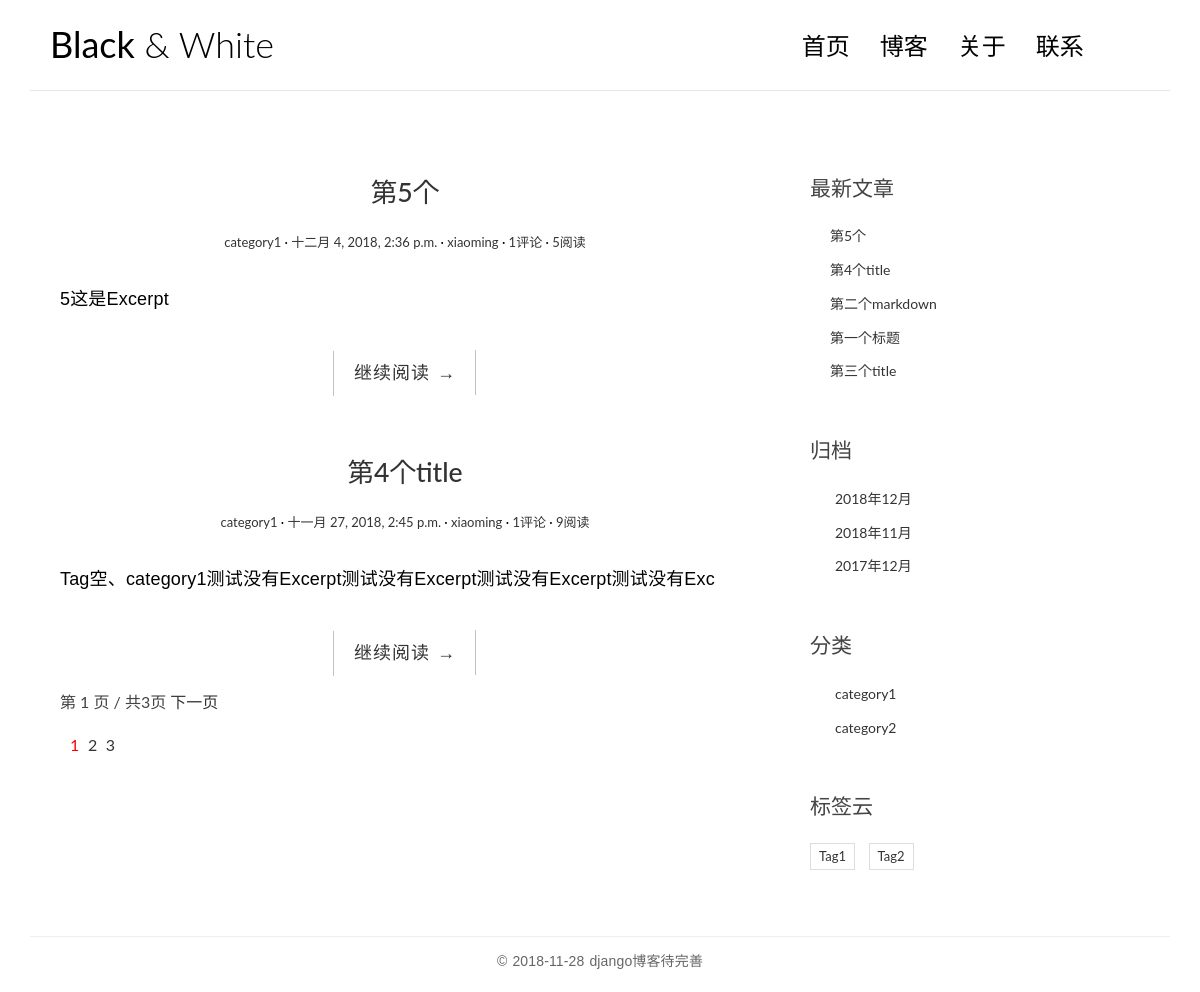
The page / on the database its author committed.
### blog/models.py (models this page shows, shortened)
class Post(models.Model):
    title = models.CharField(max_length=100,verbose_name='标题')
    body = models.TextField()
    created_time = models.DateTimeField()
    modified_time = models.DateTimeField()
    excerpt = models.CharField(max_length=200,blank=True)
    category = models.ForeignKey(Category,on_delete=models.CASCADE)
    tag = models.ForeignKey(Tag,blank=True,on_delete=models.CASCADE,null=True)
    author = models.ForeignKey(User,on_delete=models.CASCADE)
    views = models.PositiveIntegerField(default=0)
    def get_absolute_url(self):
        return reverse('blog:detail', kwargs={'pk': self.pk})
    class Meta:
        ordering=['-created_time']

class Category(models.Model):
    name = models.CharField(max_length=100)

class Tag(models.Model):
    name = models.CharField(max_length=100)

### blog/views.py (the view)
# urls.py: url(r'^$',views.index,name='index'),
def index(request):
    post_list = getpage(request,Post.objects.all())
    return render(request,'blog/index.html',context={"post_list":post_list})

### blog/templatetags/blog_tags.py (called while the page is built)
@register.simple_tag
def get_recent_posts(num=5):
    return Post.objects.all().order_by('-created_time')[:num]

@register.simple_tag
def archives():
    return Post.objects.all().dates('created_time','month',order='DESC')

@register.simple_tag
def get_categories():
    return Category.objects.all()

@register.simple_tag
def get_tags():
    return Tag.objects.all()

### blog/views.py (called while the page is built)
def getpage(request,post_list):
    paginator = Paginator(post_list,2)
    page = request.GET.get('page')
    try:
        post_list  = paginator.page(page)
    except PageNotAnInteger:
        post_list  = paginator.page(1)
    except EmptyPage:
        post_list  = paginator.page(paginator.num_pages)
    return post_list

### templates/blog/index.html (shortened to what this page needs)
{% extends 'base.html' %}
{% block main %}
    {% for post in post_list %}
        <article class="post post-{{ post.pk }}">
            <header class="entry-header">
                <h1 class="entry-title">
                    <a href="{{ post.get_absolute_url }}">{{ post.title }}</a>
                </h1>
                <div class="entry-meta">
                    <span class="post-category"><a href="#">{{ post.category.name }}</a></span>
                    <span class="post-date"><a href="#"><time class="entry-date"
                                                              datetime="{{ post.modified_time }}">{{ post.modified_time }}</time></a></span>
                    <span class="post-author"><a href="#">{{ post.author }}</a></span>
                    <span class="comments-link"><a href="#">{{ post.comment_set.count }}评论</a></span>
                    <span class="views-count"><a href="#">{{ post.views }}阅读</a></span>
                </div>
            </header>
            <div class="entry-content clearfix">
                <p>{{ post.excerpt }}</p>
                <div class="read-more cl-effect-14">
                    <a href="{{ post.get_absolute_url }}" class="more-link">继续阅读 <span class="meta-nav">→</span></a>
                </div>
            </div>
        </article>
    {% empty %}
        <div class="no-post">暂时还没有发布的文章！</div>
    {% endfor %}
    <div class="pagination-simple">
        <span class="current">第 {{ post_list.number }} 页 / 共{{ post_list.paginator.num_pages }}页</span>
        {% if post_list.has_next %}
        <a href="?page={{ post_list.next_page_number }}" aria-label="Next" aria-hidden="true">下一页</a>
        {% endif %}
    </div>
    <div class="pagination">
        <ul>
            {% for i in post_list.paginator.page_range %}
                {% if post_list.number == i %}
                <li class="active" ><a href="?page={{ i }}" style="color:red">{{ i }}</a></li>
                {% else %}
                <li><a href="?page={{ i }}">{{ i }}</a></li>
                {% endif %}
            {% endfor %}
        </ul>
    </div>
{% endblock main %}

### templates/base.html (shortened to what this page needs)
{% load staticfiles %}
{% load blog_tags %}
<!DOCTYPE html>
<html>
<head>
    <link rel="stylesheet" href="http://code.ionicframework.com/ionicons/2.0.1/css/ionicons.min.css">
    <link rel="stylesheet" href="{% static 'blog/css/bootstrap.min.css'%}">
    <link rel="stylesheet" href="{% static 'blog/css/pace.css' %}">
    <link rel="stylesheet" href="{% static 'blog/css/custom.css'%}">
</head>
<body>
<div class="container">
    <header id="site-header">
        <div class="row">
            <div class="col-md-4 col-sm-5 col-xs-8">
                <div class="logo">
                    <h1><a href="{% url 'blog:index' %}"><b>Black</b> &amp; White</a></h1>
                </div>
            </div>
            <div class="col-md-8 col-sm-7 col-xs-4">
                <nav class="main-nav" role="navigation">
                    <div class="collapse navbar-collapse" id="bs-example-navbar-collapse-1">
                        <ul class="nav navbar-nav navbar-right">
                            <li class="cl-effect-11"><a href="{% url 'blog:index' %}" data-hover="首页">首页</a></li>
                            <li class="cl-effect-11"><a href="full-width.html" data-hover="博客">博客</a></li>
                            <li class="cl-effect-11"><a href="about.html" data-hover="关于">关于</a></li>
                            <li class="cl-effect-11"><a href="contact.html" data-hover="联系">联系</a></li>
                        </ul>
                    </div>
                </nav>
            </div>
        </div>
    </header>
</div>
<div class="content-body">
    <div class="container">
        <div class="row">
            <main class="col-md-8">
                {% block main %}
                {% endblock main %}
            </main>
            <aside class="col-md-4">
                <div class="widget widget-recent-posts">
                    <h3 class="widget-title">最新文章</h3>
                    {% get_recent_posts as recent_post_list %}
                    <ul>
                        {% for post in recent_post_list %}
                        <li>
                            <a href="{{ post.get_absolute_url }}">{{ post.title }}</a>
                        </li>
                        {% empty %}
                            暂无文章
                        {% endfor %}
                    </ul>
                </div>
                <div class="widget widget-archives">
                    <h3 class="widget-title">归档</h3>
                    {% archives as date_list %}
                    <ul>
                        {% for date in date_list %}
                        <li>
                            <a href="{% url 'blog:archives' date.year date.month %}">{{ date.year }}年{{ date.month }}月</a>
                        </li>
                        {% empty %}
                            暂无归档
                        {% endfor %}
                    </ul>
                </div>
                <div class="widget widget-category">
                    <h3 class="widget-title">分类</h3>
                    {% get_categories as category_list %}
                    <ul>
                        {% for category in category_list %}
                        <li>
                            <a href="{% url 'blog:category' category.pk %}">
                                {{ category.name }}
                            </a>
                        </li>
                        {% empty %}
                        暂无分类！
                        {% endfor %}
                    </ul>
                </div>
                <div class="widget widget-tag-cloud">
                    <h3 class="widget-title">标签云</h3>
                    {% get_tags as tag_list %}
                    <ul>
                        {% for tag in tag_list %}
                        <li>
                            <a href="{% url 'blog:tag' tag.pk %}">{{ tag.name }}</a>
                        </li>
                        {% empty %}
                        暂无标签
                        {% endfor %}
                    </ul>
                </div>
            </aside>
        </div>
    </div>
</div>
<footer id="site-footer">
    <div class="container">
        <div class="row">
            <div class="col-md-12">
                <p class="copyright">&copy 2018-11-28 django博客待完善 </p>
            </div>
        </div>
    </div>
</footer>
</body>
</html>

### blog/static/blog/css/custom.css (style rules this page uses)
* { outline: none; }
h1, h2, h3, h4, h5, h6 { margin-top: 0; }
b { font-weight: 400; }
a { color: #333; }
body { color: #444; font-family: 'Lato', sans-serif; }
p { font-family: 'Ubuntu', sans-serif; font-weight: 400; word-spacing: 1px; letter-spacing: 0.01em; }
#site-header { background-color: #FFF; padding: 25px 20px; margin-bottom: 40px; border-bottom: 1px solid #e7e7e7; }
.logo h1 a { color: #000; }
.logo h1 { margin: 0; font-family: 'Lato', sans-serif; font-weight: 300; }
.main-nav { margin-top: 11px; max-width: 95%; }
.main-nav a { color: #000000 !important; padding: 0 0 5px 0 !important; margin-right: 30px; font-family: 'Lato', sans-serif; font-weight: 300; font-size: 24px; }
.cl-effect-11 a { padding: 10px 0; color: #0972b4; text-shadow: none; }
.cl-effect-11 a::before { position: absolute; top: 0; left: 0; overflow: hidden; padding: 0 0 5px 0 !important; max-width: 0; border-bottom: 1px solid #000; color: #000; content: attr(data-hover); white-space: nowrap; -webkit-transition: max-width 0.5s; -moz-transition: max-width 0.5s; transition: max-width 0.5s; }
.content-body { padding-bottom: 4em; }
.post { background: #fff; padding: 30px 30px 0; }
.entry-title { text-align: center; font-size: 1.9em; margin-bottom: 20px; line-height: 1.6; padding: 10px 20px 0; }
.entry-meta { text-align: center; color: #DDDDDD; font-size: 13px; margin-bottom: 30px; }
.entry-content { font-size: 18px; line-height: 1.9; font-weight: 300; color: #000; }
.post-category::after, .post-date::after, .post-author::after, .comments-link::after { content: ' ·'; color: #000; }
.read-more { font-family: 'Ubuntu', sans-serif; font-weight: 400; word-spacing: 1px; letter-spacing: 0.01em; text-align: center; margin-top: 20px; }
.cl-effect-14 a { padding: 0 20px; height: 45px; line-height: 45px; position: relative; display: inline-block; margin: 15px 25px; letter-spacing: 1px; font-weight: 400; text-shadow: 0 0 1px rgba(255, 255, 255, 0.3); }
.cl-effect-14 a::before, .cl-effect-14 a::after { position: absolute; width: 45px; height: 1px; background: #C3C3C3; content: ''; -webkit-transition: all 0.3s; -moz-transition: all 0.3s; transition: all 0.3s; pointer-events: none; }
.cl-effect-14 a::before { top: 0; left: 0; -webkit-transform: rotate(90deg); -moz-transform: rotate(90deg); transform: rotate(90deg); -webkit-transform-origin: 0 0; -moz-transform-origin: 0 0; transform-origin: 0 0; }
.cl-effect-14 a::after { right: 0; bottom: 0; -webkit-transform: rotate(90deg); -moz-transform: rotate(90deg); transform: rotate(90deg); -webkit-transform-origin: 100% 0; -moz-transform-origin: 100% 0; transform-origin: 100% 0; }
.widget { background: #fff; padding: 30px 0 0; }
.widget-title { font-size: 1.5em; margin-bottom: 20px; line-height: 1.6; padding: 10px 0 0; font-weight: 400; }
.widget-recent-posts ul { padding: 0; margin: 0; padding-left: 20px; }
.widget-recent-posts ul li { list-style-type: none; position: relative; line-height: 170%; margin-bottom: 10px; }
.widget-recent-posts ul li::before { content: '\f3d3'; font-family: "Ionicons"; position: absolute; left: -17px; top: 3px; font-size: 16px; color: #000; }
.widget-archives ul { padding: 0; margin: 0; padding-left: 25px; }
.widget-archives ul li { list-style-type: none; position: relative; line-height: 170%; margin-bottom: 10px; }
.widget-archives ul li::before { content: '\f3f3'; font-family: "Ionicons"; position: absolute; left: -25px; top: 1px; font-size: 16px; color: #000; }
.widget-category ul { padding: 0; margin: 0; padding-left: 25px; }
.widget-category ul li { list-style-type: none; position: relative; line-height: 170%; margin-bottom: 10px; }
.widget-category ul li::before { content: '\f3fe'; font-family: "Ionicons"; position: absolute; left: -25px; top: 1px; font-size: 18px; color: #000; }
.widget-tag-cloud ul { padding: 0; margin: 0; margin-right: -10px; }
.widget-tag-cloud ul li { list-style-type: none; font-size: 13px; display: inline-block; margin-right: 10px; margin-bottom: 10px; padding: 3px 8px; border: 1px solid #ddd; }
#site-footer { padding-top: 10px; padding: 0 0 1.5em 0; }
.copyright { text-align: center; padding-top: 1em; margin: 0; border-top: 1px solid #eee; color: #666; }
.pagination-simple { padding-left: 30px; font-size: 16px; }
.pagination ul { list-style: none; }
.pagination ul li { display: inline-block; font-size: 16px; margin-right: 5px; }

### rows shown on the page
Post: title "第5个", category.name "category1", modified_time "十二月 4, 2018, 2:36 p.m.", author "xiaoming", comment_set.count "1", views "5", excerpt "5这是Excerpt"
Post: title "第4个title", category.name "category1", modified_time "十一月 27, 2018, 2:45 p.m.", author "xiaoming", comment_set.count "1", views "9", excerpt "Tag空、category1测试没有Excerpt测试没有Excerpt测试没有Excerpt测试没有Exc"
Post: title "第二个markdown"
Post: title "第一个标题"
Post: title "第三个title"
Category: name "category1"
Category: name "category2"
Tag: name "Tag1"
Tag: name "Tag2"

### other values the page prints
{{ post_list.number }} "1"
{{ post_list.paginator.num_pages }} "3"
{{ i }} "1"
{{ i }} "2" "3"
{{ date.year }} "2018" "2018" "2017"
{{ date.month }} "12" "11" "12"
